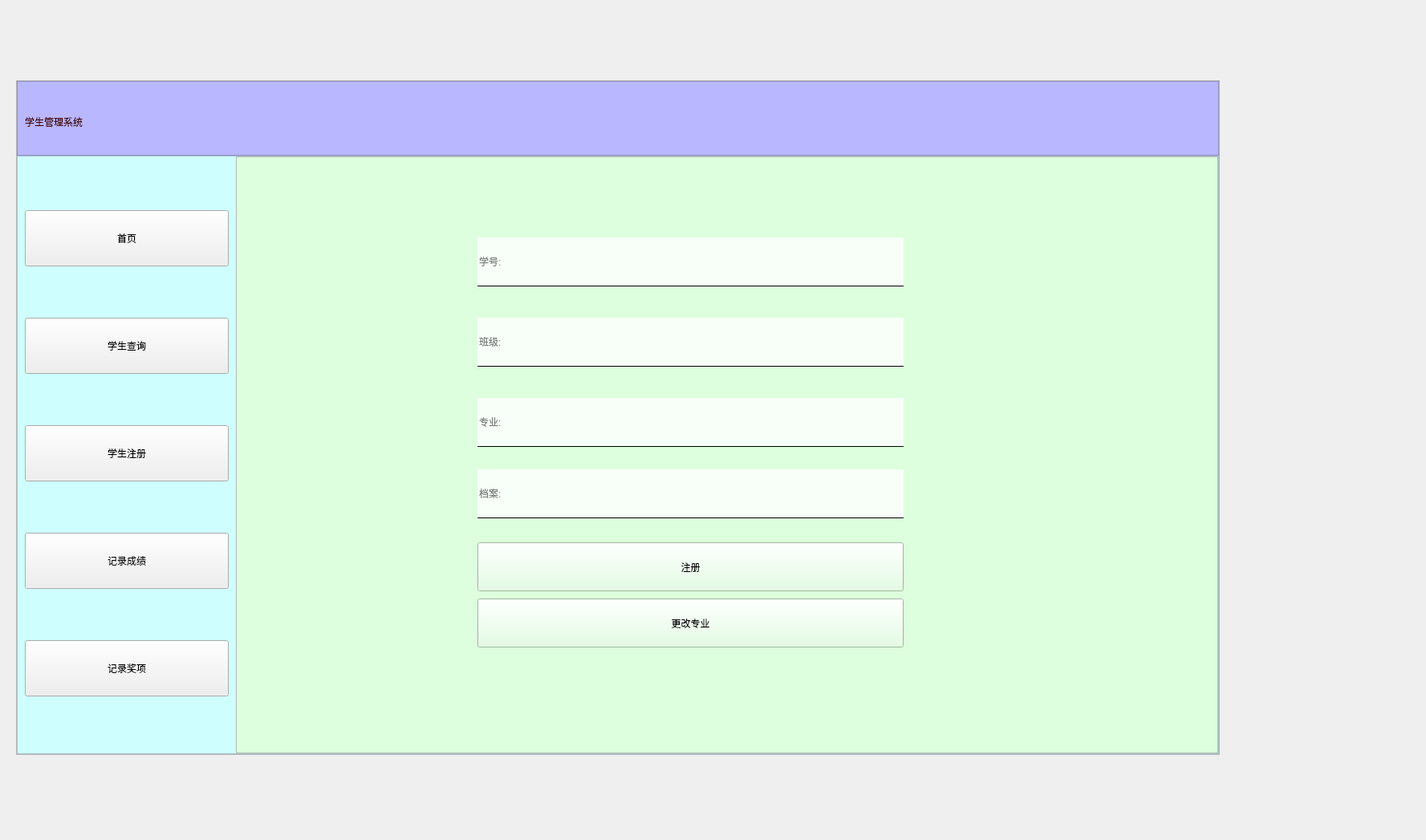
<?xml version="1.0" encoding="UTF-8"?>
<ui version="4.0">
 <class>MainWindow</class>
 <widget class="QMainWindow" name="MainWindow">
  <property name="geometry">
   <rect>
    <x>0</x>
    <y>0</y>
    <width>1777</width>
    <height>1047</height>
   </rect>
  </property>
  <property name="windowTitle">
   <string>MainWindow</string>
  </property>
  <widget class="QWidget" name="centralwidget">
   <widget class="QFrame" name="frame">
    <property name="geometry">
     <rect>
      <x>20</x>
      <y>100</y>
      <width>1500</width>
      <height>841</height>
     </rect>
    </property>
    <property name="minimumSize">
     <size>
      <width>1500</width>
      <height>800</height>
     </size>
    </property>
    <property name="frameShape">
     <enum>QFrame::StyledPanel</enum>
    </property>
    <property name="frameShadow">
     <enum>QFrame::Raised</enum>
    </property>
    <layout class="QVBoxLayout" name="verticalLayout">
     <property name="spacing">
      <number>0</number>
     </property>
     <property name="leftMargin">
      <number>0</number>
     </property>
     <property name="topMargin">
      <number>0</number>
     </property>
     <property name="rightMargin">
      <number>0</number>
     </property>
     <property name="bottomMargin">
      <number>0</number>
     </property>
     <item>
      <widget class="QFrame" name="frame_2">
       <property name="sizePolicy">
        <sizepolicy hsizetype="Preferred" vsizetype="Expanding">
         <horstretch>0</horstretch>
         <verstretch>1</verstretch>
        </sizepolicy>
       </property>
       <property name="styleSheet">
        <string notr="true">#frame_2{
	background-color: rgb(185, 183, 255);
}</string>
       </property>
       <property name="frameShape">
        <enum>QFrame::StyledPanel</enum>
       </property>
       <property name="frameShadow">
        <enum>QFrame::Raised</enum>
       </property>
       <widget class="QLabel" name="label">
        <property name="geometry">
         <rect>
          <x>10</x>
          <y>10</y>
          <width>671</width>
          <height>81</height>
         </rect>
        </property>
        <property name="styleSheet">
         <string notr="true">#label{
	font: 50pt &quot;宋体&quot;;
	color: rgb(70, 0, 1);
}</string>
        </property>
        <property name="text">
         <string>学生管理系统</string>
        </property>
       </widget>
      </widget>
     </item>
     <item>
      <widget class="QFrame" name="frame_3">
       <property name="sizePolicy">
        <sizepolicy hsizetype="Preferred" vsizetype="Expanding">
         <horstretch>0</horstretch>
         <verstretch>8</verstretch>
        </sizepolicy>
       </property>
       <property name="styleSheet">
        <string notr="true">#frame_3{
background-color: rgb(207, 254, 255);
}</string>
       </property>
       <property name="frameShape">
        <enum>QFrame::StyledPanel</enum>
       </property>
       <property name="frameShadow">
        <enum>QFrame::Raised</enum>
       </property>
       <layout class="QHBoxLayout" name="horizontalLayout">
        <property name="spacing">
         <number>0</number>
        </property>
        <property name="leftMargin">
         <number>0</number>
        </property>
        <property name="topMargin">
         <number>0</number>
        </property>
        <property name="rightMargin">
         <number>0</number>
        </property>
        <property name="bottomMargin">
         <number>0</number>
        </property>
        <item>
         <widget class="QFrame" name="frame_4">
          <property name="sizePolicy">
           <sizepolicy hsizetype="Expanding" vsizetype="Preferred">
            <horstretch>2</horstretch>
            <verstretch>0</verstretch>
           </sizepolicy>
          </property>
          <property name="styleSheet">
           <string notr="true">#frame_4{
	border-bottom-left-radius:20px;
}
QFrame{
	font: 100pt &quot;宋体&quot;;
}</string>
          </property>
          <property name="frameShape">
           <enum>QFrame::StyledPanel</enum>
          </property>
          <property name="frameShadow">
           <enum>QFrame::Raised</enum>
          </property>
          <layout class="QVBoxLayout" name="verticalLayout_2">
           <item>
            <widget class="QPushButton" name="mainpage">
             <property name="minimumSize">
              <size>
               <width>0</width>
               <height>70</height>
              </size>
             </property>
             <property name="styleSheet">
              <string notr="true">font: 25pt &quot;宋体&quot;;</string>
             </property>
             <property name="text">
              <string>首页</string>
             </property>
            </widget>
           </item>
           <item>
            <widget class="QPushButton" name="find">
             <property name="minimumSize">
              <size>
               <width>0</width>
               <height>70</height>
              </size>
             </property>
             <property name="styleSheet">
              <string notr="true">font: 25pt &quot;宋体&quot;;</string>
             </property>
             <property name="text">
              <string>学生查询</string>
             </property>
            </widget>
           </item>
           <item>
            <widget class="QPushButton" name="regis">
             <property name="minimumSize">
              <size>
               <width>0</width>
               <height>70</height>
              </size>
             </property>
             <property name="styleSheet">
              <string notr="true">font: 25pt &quot;宋体&quot;;</string>
             </property>
             <property name="text">
              <string>学生注册</string>
             </property>
            </widget>
           </item>
           <item>
            <widget class="QPushButton" name="course">
             <property name="minimumSize">
              <size>
               <width>0</width>
               <height>70</height>
              </size>
             </property>
             <property name="styleSheet">
              <string notr="true">font: 25pt &quot;宋体&quot;;</string>
             </property>
             <property name="text">
              <string>记录成绩</string>
             </property>
            </widget>
           </item>
           <item>
            <widget class="QPushButton" name="find_course">
             <property name="minimumSize">
              <size>
               <width>0</width>
               <height>70</height>
              </size>
             </property>
             <property name="styleSheet">
              <string notr="true">font: 25pt &quot;宋体&quot;;</string>
             </property>
             <property name="text">
              <string>记录奖项</string>
             </property>
            </widget>
           </item>
          </layout>
         </widget>
        </item>
        <item>
         <widget class="QFrame" name="frame_5">
          <property name="sizePolicy">
           <sizepolicy hsizetype="Expanding" vsizetype="Preferred">
            <horstretch>9</horstretch>
            <verstretch>0</verstretch>
           </sizepolicy>
          </property>
          <property name="frameShape">
           <enum>QFrame::StyledPanel</enum>
          </property>
          <property name="frameShadow">
           <enum>QFrame::Raised</enum>
          </property>
          <layout class="QHBoxLayout" name="horizontalLayout_2">
           <property name="spacing">
            <number>0</number>
           </property>
           <property name="leftMargin">
            <number>0</number>
           </property>
           <property name="topMargin">
            <number>0</number>
           </property>
           <property name="rightMargin">
            <number>0</number>
           </property>
           <property name="bottomMargin">
            <number>0</number>
           </property>
           <item>
            <widget class="QStackedWidget" name="Mainstacked">
             <property name="styleSheet">
              <string notr="true">background-color: rgb(221, 255, 221);</string>
             </property>
             <property name="currentIndex">
              <number>2</number>
             </property>
             <widget class="QWidget" name="page">
              <widget class="QLabel" name="label_2">
               <property name="geometry">
                <rect>
                 <x>190</x>
                 <y>210</y>
                 <width>991</width>
                 <height>111</height>
                </rect>
               </property>
               <property name="styleSheet">
                <string notr="true">font: 60pt &quot;楷体&quot;;</string>
               </property>
               <property name="text">
                <string>欢迎使用学生管理系统</string>
               </property>
              </widget>
              <widget class="QLabel" name="label_3">
               <property name="geometry">
                <rect>
                 <x>340</x>
                 <y>430</y>
                 <width>571</width>
                 <height>91</height>
                </rect>
               </property>
               <property name="styleSheet">
                <string notr="true">font: 18pt &quot;Algerian&quot;;</string>
               </property>
               <property name="text">
                <string>Welcome to use Student Manager System</string>
               </property>
              </widget>
             </widget>
             <widget class="QWidget" name="page_5">
              <widget class="QLineEdit" name="find_input_sid">
               <property name="geometry">
                <rect>
                 <x>40</x>
                 <y>70</y>
                 <width>451</width>
                 <height>51</height>
                </rect>
               </property>
               <property name="styleSheet">
                <string notr="true">background-color: rgba(255, 255, 255, 200);
border:none;
border-bottom:1px solid black;
font: 25pt &quot;宋体&quot;;</string>
               </property>
               <property name="text">
                <string/>
               </property>
               <property name="placeholderText">
                <string>学号:</string>
               </property>
              </widget>
              <widget class="QPushButton" name="find_archive">
               <property name="geometry">
                <rect>
                 <x>50</x>
                 <y>340</y>
                 <width>431</width>
                 <height>61</height>
                </rect>
               </property>
               <property name="styleSheet">
                <string notr="true">font: 25pt &quot;宋体&quot;;</string>
               </property>
               <property name="text">
                <string>查询档案</string>
               </property>
              </widget>
              <widget class="QPushButton" name="get_gpa">
               <property name="geometry">
                <rect>
                 <x>50</x>
                 <y>440</y>
                 <width>431</width>
                 <height>61</height>
                </rect>
               </property>
               <property name="styleSheet">
                <string notr="true">font: 25pt &quot;宋体&quot;;</string>
               </property>
               <property name="text">
                <string>GPA计算</string>
               </property>
              </widget>
              <widget class="QPushButton" name="find_award">
               <property name="geometry">
                <rect>
                 <x>50</x>
                 <y>540</y>
                 <width>431</width>
                 <height>61</height>
                </rect>
               </property>
               <property name="styleSheet">
                <string notr="true">font: 25pt &quot;宋体&quot;;</string>
               </property>
               <property name="text">
                <string>获奖信息</string>
               </property>
              </widget>
              <widget class="QTextEdit" name="textEdit">
               <property name="geometry">
                <rect>
                 <x>530</x>
                 <y>90</y>
                 <width>661</width>
                 <height>621</height>
                </rect>
               </property>
               <property name="styleSheet">
                <string notr="true">font: 25pt &quot;宋体&quot;;</string>
               </property>
              </widget>
              <widget class="QPushButton" name="find_archive_r">
               <property name="geometry">
                <rect>
                 <x>50</x>
                 <y>630</y>
                 <width>431</width>
                 <height>61</height>
                </rect>
               </property>
               <property name="styleSheet">
                <string notr="true">font: 25pt &quot;宋体&quot;;</string>
               </property>
               <property name="text">
                <string>替换档案</string>
               </property>
              </widget>
              <widget class="QLineEdit" name="find_input_archive">
               <property name="geometry">
                <rect>
                 <x>42</x>
                 <y>190</y>
                 <width>451</width>
                 <height>61</height>
                </rect>
               </property>
               <property name="styleSheet">
                <string notr="true">background-color: rgba(255, 255, 255, 200);
border:none;
border-bottom:1px solid black;
font: 25pt &quot;宋体&quot;;</string>
               </property>
               <property name="text">
                <string/>
               </property>
               <property name="placeholderText">
                <string>档案:</string>
               </property>
              </widget>
             </widget>
             <widget class="QWidget" name="page_4">
              <property name="styleSheet">
               <string notr="true">font: 25pt &quot;宋体&quot;;</string>
              </property>
              <widget class="QPushButton" name="reg_reg">
               <property name="geometry">
                <rect>
                 <x>300</x>
                 <y>480</y>
                 <width>531</width>
                 <height>61</height>
                </rect>
               </property>
               <property name="text">
                <string>注册</string>
               </property>
              </widget>
              <widget class="QLineEdit" name="reg_input_sid">
               <property name="geometry">
                <rect>
                 <x>300</x>
                 <y>100</y>
                 <width>531</width>
                 <height>61</height>
                </rect>
               </property>
               <property name="styleSheet">
                <string notr="true">background-color: rgba(255, 255, 255, 200);
border:none;
border-bottom:1px solid black;</string>
               </property>
               <property name="text">
                <string/>
               </property>
               <property name="placeholderText">
                <string>学号:</string>
               </property>
              </widget>
              <widget class="QLineEdit" name="reg_input_cid">
               <property name="geometry">
                <rect>
                 <x>300</x>
                 <y>200</y>
                 <width>531</width>
                 <height>61</height>
                </rect>
               </property>
               <property name="styleSheet">
                <string notr="true">background-color: rgba(255, 255, 255, 200);
border:none;
border-bottom:1px solid black;</string>
               </property>
               <property name="text">
                <string/>
               </property>
               <property name="placeholderText">
                <string>班级:</string>
               </property>
              </widget>
              <widget class="QLineEdit" name="reg_input_major">
               <property name="geometry">
                <rect>
                 <x>300</x>
                 <y>300</y>
                 <width>531</width>
                 <height>61</height>
                </rect>
               </property>
               <property name="styleSheet">
                <string notr="true">background-color: rgba(255, 255, 255, 200);
border:none;
border-bottom:1px solid black;</string>
               </property>
               <property name="text">
                <string/>
               </property>
               <property name="placeholderText">
                <string>专业:</string>
               </property>
              </widget>
              <widget class="QLineEdit" name="reg_input_archive">
               <property name="geometry">
                <rect>
                 <x>300</x>
                 <y>389</y>
                 <width>531</width>
                 <height>61</height>
                </rect>
               </property>
               <property name="styleSheet">
                <string notr="true">background-color: rgba(255, 255, 255, 200);
border:none;
border-bottom:1px solid black;</string>
               </property>
               <property name="text">
                <string/>
               </property>
               <property name="placeholderText">
                <string>档案:</string>
               </property>
              </widget>
              <widget class="QLabel" name="reg_label">
               <property name="geometry">
                <rect>
                 <x>210</x>
                 <y>630</y>
                 <width>741</width>
                 <height>51</height>
                </rect>
               </property>
               <property name="styleSheet">
                <string notr="true">font: 12pt &quot;宋体&quot;;</string>
               </property>
               <property name="text">
                <string/>
               </property>
               <property name="alignment">
                <set>Qt::AlignCenter</set>
               </property>
              </widget>
              <widget class="QPushButton" name="reg_change">
               <property name="geometry">
                <rect>
                 <x>300</x>
                 <y>550</y>
                 <width>531</width>
                 <height>61</height>
                </rect>
               </property>
               <property name="text">
                <string>更改专业</string>
               </property>
              </widget>
             </widget>
             <widget class="QWidget" name="page_3">
              <property name="styleSheet">
               <string notr="true">font: 25pt &quot;宋体&quot;;</string>
              </property>
              <widget class="QPushButton" name="write_upload">
               <property name="geometry">
                <rect>
                 <x>330</x>
                 <y>520</y>
                 <width>241</width>
                 <height>51</height>
                </rect>
               </property>
               <property name="text">
                <string>上传成绩</string>
               </property>
              </widget>
              <widget class="QLineEdit" name="write_sid">
               <property name="geometry">
                <rect>
                 <x>330</x>
                 <y>160</y>
                 <width>521</width>
                 <height>61</height>
                </rect>
               </property>
               <property name="styleSheet">
                <string notr="true">background-color: rgba(255, 255, 255, 200);
border:none;
border-bottom:1px solid black;</string>
               </property>
               <property name="text">
                <string/>
               </property>
               <property name="placeholderText">
                <string>学号:</string>
               </property>
              </widget>
              <widget class="QLineEdit" name="write_cid">
               <property name="geometry">
                <rect>
                 <x>330</x>
                 <y>250</y>
                 <width>521</width>
                 <height>61</height>
                </rect>
               </property>
               <property name="styleSheet">
                <string notr="true">background-color: rgba(255, 255, 255, 200);
border:none;
border-bottom:1px solid black;</string>
               </property>
               <property name="text">
                <string/>
               </property>
               <property name="placeholderText">
                <string>课程:</string>
               </property>
              </widget>
              <widget class="QLineEdit" name="write_grade">
               <property name="geometry">
                <rect>
                 <x>330</x>
                 <y>340</y>
                 <width>521</width>
                 <height>51</height>
                </rect>
               </property>
               <property name="styleSheet">
                <string notr="true">background-color: rgba(255, 255, 255, 200);
border:none;
border-bottom:1px solid black;</string>
               </property>
               <property name="text">
                <string/>
               </property>
               <property name="placeholderText">
                <string>成绩:</string>
               </property>
              </widget>
              <widget class="QLineEdit" name="write_term">
               <property name="geometry">
                <rect>
                 <x>330</x>
                 <y>420</y>
                 <width>521</width>
                 <height>61</height>
                </rect>
               </property>
               <property name="styleSheet">
                <string notr="true">background-color: rgba(255, 255, 255, 200);
border:none;
border-bottom:1px solid black;</string>
               </property>
               <property name="text">
                <string/>
               </property>
               <property name="placeholderText">
                <string>学期:</string>
               </property>
              </widget>
              <widget class="QPushButton" name="write_delete">
               <property name="geometry">
                <rect>
                 <x>600</x>
                 <y>520</y>
                 <width>251</width>
                 <height>51</height>
                </rect>
               </property>
               <property name="text">
                <string>删除成绩</string>
               </property>
              </widget>
              <widget class="QLabel" name="record_label">
               <property name="geometry">
                <rect>
                 <x>270</x>
                 <y>580</y>
                 <width>641</width>
                 <height>61</height>
                </rect>
               </property>
               <property name="text">
                <string/>
               </property>
              </widget>
             </widget>
             <widget class="QWidget" name="page_2">
              <property name="styleSheet">
               <string notr="true">font: 25pt &quot;宋体&quot;;</string>
              </property>
              <widget class="QPushButton" name="reward_insert">
               <property name="geometry">
                <rect>
                 <x>310</x>
                 <y>480</y>
                 <width>541</width>
                 <height>81</height>
                </rect>
               </property>
               <property name="text">
                <string>插入获奖记录</string>
               </property>
              </widget>
              <widget class="QLineEdit" name="reward_name">
               <property name="geometry">
                <rect>
                 <x>310</x>
                 <y>190</y>
                 <width>541</width>
                 <height>61</height>
                </rect>
               </property>
               <property name="styleSheet">
                <string notr="true">background-color: rgba(255, 255, 255, 200);
border:none;
border-bottom:1px solid black;</string>
               </property>
               <property name="text">
                <string/>
               </property>
               <property name="placeholderText">
                <string>奖项:</string>
               </property>
              </widget>
              <widget class="QLineEdit" name="reward_sid">
               <property name="geometry">
                <rect>
                 <x>310</x>
                 <y>330</y>
                 <width>541</width>
                 <height>61</height>
                </rect>
               </property>
               <property name="styleSheet">
                <string notr="true">background-color: rgba(255, 255, 255, 200);
border:none;
border-bottom:1px solid black;</string>
               </property>
               <property name="text">
                <string/>
               </property>
               <property name="placeholderText">
                <string>学号:</string>
               </property>
              </widget>
             </widget>
            </widget>
           </item>
          </layout>
         </widget>
        </item>
       </layout>
      </widget>
     </item>
    </layout>
   </widget>
  </widget>
 </widget>
 <resources/>
 <connections/>
</ui>
